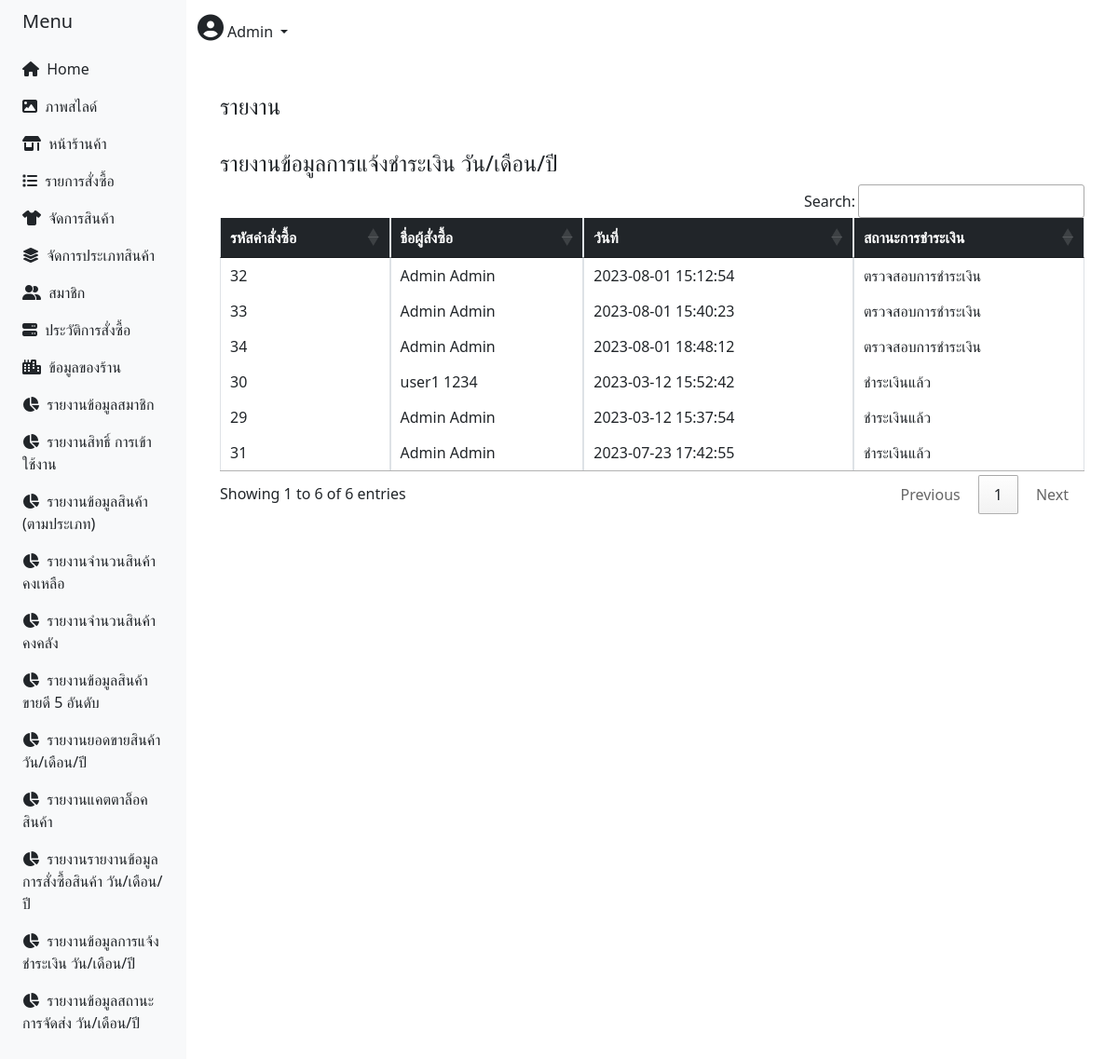
Screenshot of /admin/index_admin.php?p=report_payment (signed in) with the database file from the repository.
### tables this page shows
CREATE TABLE `purchase` (
  `purchaseid` int(11) NOT NULL,
  `q_id` varchar(10) NOT NULL,
  `ID` varchar(50) NOT NULL,
  `date_purchase` datetime NOT NULL,
  `stu` int(1) NOT NULL,
  `name_booking` varchar(100) NOT NULL,
  `tel_booking` varchar(10) NOT NULL,
  `add_booking` varchar(300) NOT NULL,
  `email` varchar(255) NOT NULL,
  `transport` int(1) NOT NULL,
  `img` varchar(100) NOT NULL
);

### admin/report_payment.php (the view, shortened to what this page needs)
<?php
require_once("../config/server.php");
$sql = "SELECT * FROM `purchase` order by stu asc";
$result1 = mysqli_query($conn, $sql);
?>
<head>
    <link rel="stylesheet" type="text/css" href="https://cdn.datatables.net/1.11.3/css/jquery.dataTables.css">
</head>
<?php
if (empty($_SESSION["ID"]) || $_SESSION["Userlevel"] != 1) {
    echo "<script>
    alert('โปรดเข้าสู่ระบบ  ');
    window.location.replace('../login.php');
    </script>";
} else { ?>
    <div class="content-wrapper">
        <section class="content">
            <div class="container-fluid">
                <div class="row">
                    <h4 class="mr-4 mt-4">รายงาน </h4>
                </div>
                <div class="row">
                    <div class="col-12" style="overflow-x:auto">
                        <h4 class="mr-4 mt-4">รายงานข้อมูลการแจ้งชำระเงิน วัน/เดือน/ปี</h4>
                        <table id="report3" class="table table-bordered table-hover" style="overflow-x:auto">
                            <thead class="bg-dark text-white">
                                <th>รหัสคำสั่งซื้อ</th>
                                <th>ชื่อผู้สั่งซื้อ</th>
                                <th>วันที่</th>
                                <th>สถานะการชำระเงิน</th>
                            </thead>
                            <tbody>
                                <?php
                                while ($row = mysqli_fetch_array($result1)) {
                                    echo "<tr>";
                                    echo "<td> {$row['purchaseid']} </td>";
                                    echo "<td> {$row['name_booking']} </td>";
                                    echo "<td> {$row['date_purchase']} </td>";
                                    if ($row['stu'] == 0) {
                                        echo "<td>ยังไม่ได้ชำระเงิน</td>";
                                    } else if ($row['stu'] <= 2) {
                                        echo "<td>ตรวจสอบการชำระเงิน</td>";
                                    } else {
                                        echo "<td>ชำระเงินแล้ว</td>";
                                    }
                                    echo "</tr>";
                                }
                                ?>
                            </tbody>
                        </table>
                    </div>
                </div>
            </div>
        </section>
    </div>
<?php } ?>

### admin/index_admin.php (style rules this page uses)
body { min-height: 100vh; overflow-x: hidden; font-family: 'Noto Sans Thai', sans-serif; }

### admin/nav_menu.php (style rules this page uses)
body { min-height: 100vh; overflow-x: hidden; font-family: 'Noto Sans Thai', sans-serif; }

### rows the page displays
purchase: purchaseid "32", name_booking "Admin Admin", date_purchase "2023-08-01 15:12:54", stu "ตรวจสอบการชำระเงิน"
purchase: purchaseid "33", name_booking "Admin Admin", date_purchase "2023-08-01 15:40:23", stu "ตรวจสอบการชำระเงิน"
purchase: purchaseid "34", name_booking "Admin Admin", date_purchase "2023-08-01 18:48:12", stu "ตรวจสอบการชำระเงิน"
purchase: purchaseid "30", name_booking "user1 1234", date_purchase "2023-03-12 15:52:42", stu "ชำระเงินแล้ว"
purchase: purchaseid "29", name_booking "Admin Admin", date_purchase "2023-03-12 15:37:54", stu "ชำระเงินแล้ว"
purchase: purchaseid "31", name_booking "Admin Admin", date_purchase "2023-07-23 17:42:55", stu "ชำระเงินแล้ว"

### other values shown
$_SESSION['Username'] "Admin"
